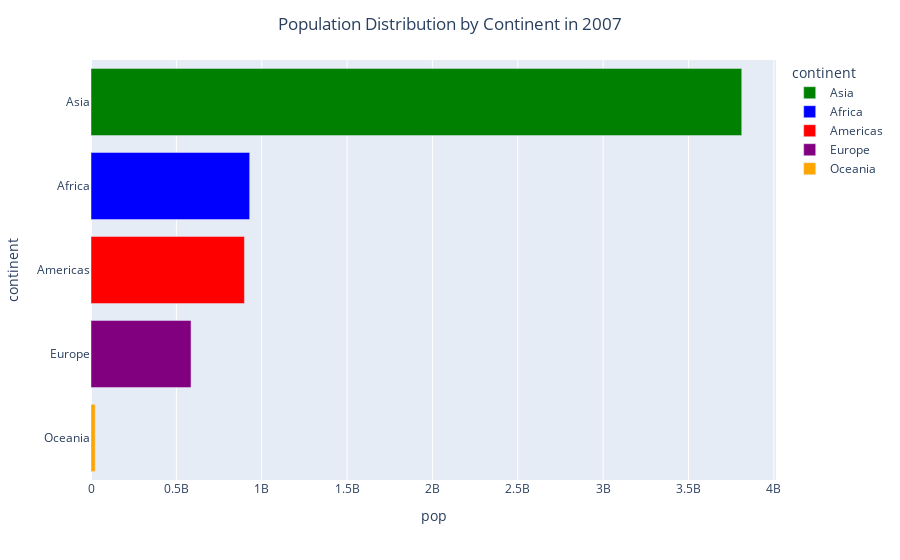

This figure's notebook cell:
### Code cell
df = px.data.gapminder()
df_2007 = df[df['year']==2007]
df_2007_new = df_2007.groupby('continent').sum()

# Sort the DataFrame by population in descending order
df_2007_new = df_2007_new.sort_values(by='pop', ascending=False)

# Define a color scale based on the sorted order
# color_scale = px.colors.qualitative.Plotly[::-1]
color_scale = ['green', 'blue', 'red', 'purple', 'orange']

fig = px.bar(df_2007_new, x="pop", y=df_2007_new.index, orientation='h', 
             color=df_2007_new.index, color_discrete_sequence=color_scale)

fig.update_layout(title={
   'text': 'Population Distribution by Continent in 2007',
   'x': 0.5})

fig.update_xaxes(autorange=True)

fig.show()

### Figure 1 — Plotly figure (JSON) as saved in the notebook; plotly's stock layout.template omitted (floating-point values rounded to 4 significant figures)
{"data": [{"alignmentgroup": "True", "hovertemplate": "continent=%{y}<br>pop=%{x}<extra></extra>", "legendgroup": "Asia", "marker": {"color": "green", "pattern": {"shape": ""}}, "name": "Asia", "offsetgroup": "Asia", "orientation": "h", "showlegend": true, "textposition": "auto", "type": "bar", "x": [3811953827], "xaxis": "x", "y": ["Asia"], "yaxis": "y"}, {"alignmentgroup": "True", "hovertemplate": "continent=%{y}<br>pop=%{x}<extra></extra>", "legendgroup": "Africa", "marker": {"color": "blue", "pattern": {"shape": ""}}, "name": "Africa", "offsetgroup": "Africa", "orientation": "h", "showlegend": true, "textposition": "auto", "type": "bar", "x": [929539692], "xaxis": "x", "y": ["Africa"], "yaxis": "y"}, {"alignmentgroup": "True", "hovertemplate": "continent=%{y}<br>pop=%{x}<extra></extra>", "legendgroup": "Americas", "marker": {"color": "red", "pattern": {"shape": ""}}, "name": "Americas", "offsetgroup": "Americas", "orientation": "h", "showlegend": true, "textposition": "auto", "type": "bar", "x": [898871184], "xaxis": "x", "y": ["Americas"], "yaxis": "y"}, {"alignmentgroup": "True", "hovertemplate": "continent=%{y}<br>pop=%{x}<extra></extra>", "legendgroup": "Europe", "marker": {"color": "purple", "pattern": {"shape": ""}}, "name": "Europe", "offsetgroup": "Europe", "orientation": "h", "showlegend": true, "textposition": "auto", "type": "bar", "x": [586098529], "xaxis": "x", "y": ["Europe"], "yaxis": "y"}, {"alignmentgroup": "True", "hovertemplate": "continent=%{y}<br>pop=%{x}<extra></extra>", "legendgroup": "Oceania", "marker": {"color": "orange", "pattern": {"shape": ""}}, "name": "Oceania", "offsetgroup": "Oceania", "orientation": "h", "showlegend": true, "textposition": "auto", "type": "bar", "x": [24549947], "xaxis": "x", "y": ["Oceania"], "yaxis": "y"}], "layout": {"barmode": "relative", "legend": {"title": {"text": "continent"}, "tracegroupgap": 0}, "margin": {"t": 60}, "title": {"text": "Population Distribution by Continent in 2007", "x": 0.5}, "xaxis": {"anchor": "y", "autorange": true, "domain": [0, 1], "title": {"text": "pop"}}, "yaxis": {"anchor": "x", "categoryarray": ["Oceania", "Europe", "Americas", "Africa", "Asia"], "categoryorder": "array", "domain": [0, 1], "title": {"text": "continent"}}}}
